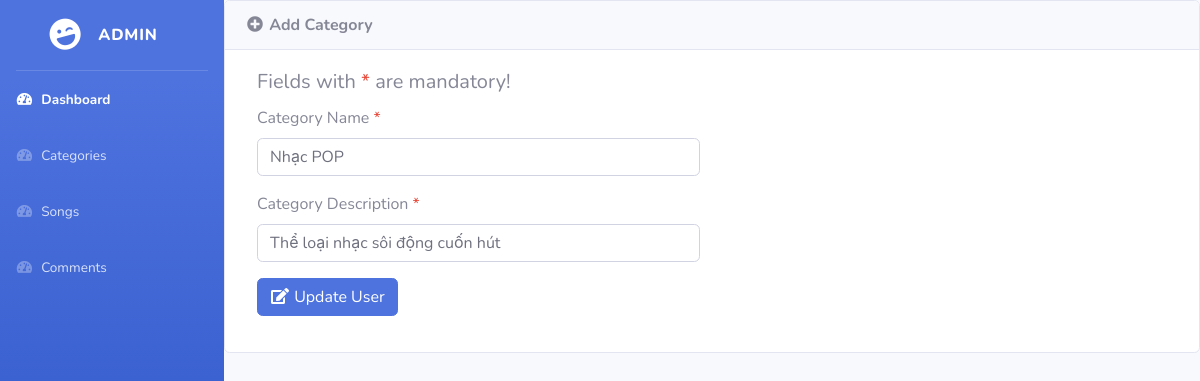
The app's page /admin_edit_category.php?editId=1 with its own data.
### tables this page shows
CREATE TABLE `category` (
  `category_id` int(11) NOT NULL primary key auto_increment,
  `category_name` varchar(50) NOT NULL,
  `description` varchar(225) NOT NULL
);

### include/Database.php (called while the page is built, shortened)
<?php
class Database{
    protected $pdo;
    public function __construct(\PDO $pdo)
    {
        $this->pdo = $pdo;
        $this->pdo->setAttribute(\PDO::ATTR_ERRMODE, \PDO::ERRMODE_EXCEPTION);
    }
    public function getAllRecords($tableName, $fields='*', $cond='', $orderBy='', $limit='')
    {
        $stmt = $this->pdo->prepare("SELECT $fields FROM $tableName WHERE 1 ".$cond." ".$orderBy." ".$limit);
        $stmt->execute();
        $rows = $stmt->fetchAll(PDO::FETCH_ASSOC);
        return $rows;
    }
}
?>

### config.php (called while the page is built, shortened)
<?php
include_once('include/Database.php');
$dsn	= 	"mysql:dbname=".SS_DB_NAME.";host=".SS_DB_HOST."";
$pdo	=	"";
try {
	$pdo = new PDO($dsn, SS_DB_USER, SS_DB_PASSWORD);
}catch (PDOException $e) {
	echo "Connection failed: " . $e->getMessage();
}
$db 	=	new Database($pdo);
?>

### admin_edit_category.php (the view, shortened to what this page needs)
<?php include_once('config.php');
if (isset($_REQUEST['editId']) and $_REQUEST['editId'] != "") {
	$row = $db->getAllRecords('category', '*', ' AND category_id="' . $_REQUEST['editId'] . '"');
}
?>
<!DOCTYPE html>
<html lang="en">
<head>
	<link href="vendor/fontawesome-free/css/all.min.css" rel="stylesheet" type="text/css">
	<link href="css/sb-admin-2.min.css" rel="stylesheet">
</head>
<body id="page-top">
	<div id="wrapper">
		<ul class="navbar-nav bg-gradient-primary sidebar sidebar-dark accordion" id="accordionSidebar">
			<a class="sidebar-brand d-flex align-items-center justify-content-center" href="admin_dashboard.php">
				<div class="sidebar-brand-icon rotate-n-15">
					<i class="fas fa-laugh-wink"></i>
				</div>
				<div class="sidebar-brand-text mx-3">Admin</div>
			</a>
			<hr class="sidebar-divider my-0">
			<li class="nav-item active">
				<a class="nav-link" href="admin_dashboard.php">
					<i class="fas fa-fw fa-tachometer-alt"></i>
					<span>Dashboard</span></a>
			</li>
			<li class="nav-item">
				<a class="nav-link" href="admin_category.php">
					<i class="fas fa-fw fa-tachometer-alt"></i>
					<span>Categories</span></a>
			</li>
			<li class="nav-item">
				<a class="nav-link" href="admin_song.php">
					<i class="fas fa-fw fa-tachometer-alt"></i>
					<span>Songs</span></a>
			</li>
			<li class="nav-item">
				<a class="nav-link" href="admin_comment.php">
					<i class="fas fa-fw fa-tachometer-alt"></i>
					<span>Comments</span></a>
			</li>
		</ul>
		<div id="content-wrapper" class="d-flex flex-column">
			<div id="content">
				<div class="card">
					<div class="card-header"><i class="fa fa-fw fa-plus-circle"></i> <strong>Add Category</strong>
					</div>
					<div class="card-body">
						<div class="col-sm-6">
							<h5 class="card-title">Fields with <span class="text-danger">*</span> are mandatory!</h5>
							<form method="post">
								<div class="form-group">
									<label>Category Name <span class="text-danger">*</span></label>
									<input type="text" name="category_name" id="category_name" class="form-control"
										value="<?php echo $row[0]['category_name']; ?>"
										placeholder="Enter category name" required>
								</div>
								<div class="form-group">
									<label>Category Description <span class="text-danger">*</span></label>
									<input type="text" name="description" id="description" class="form-control"
										value="<?php echo $row[0]['description']; ?>" placeholder="Enter description"
										required>
								</div>
								<div class="form-group">
									<button type="submit" name="submit" value="submit" id="submit"
										class="btn btn-primary"><i class="fa fa-fw fa-edit"></i> Update User</button>
								</div>
							</form>
						</div>
					</div>
				</div>
			</div>
		</div>
	</div>
</body>
</html>

### records on screen
category: category_name "Nhạc POP", description "Thể loại nhạc sôi động cuốn hút"
